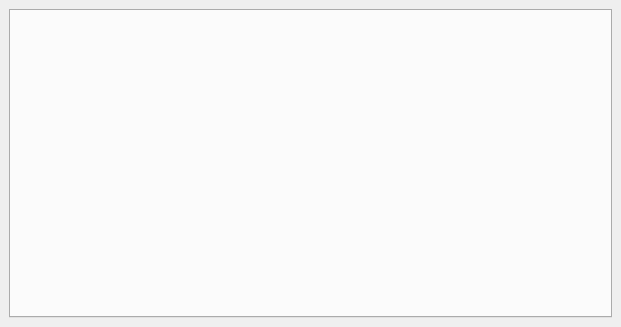
<?xml version="1.0" encoding="UTF-8"?>
<ui version="4.0">
 <class>MainWindow</class>
 <widget class="QMainWindow" name="MainWindow">
  <property name="geometry">
   <rect>
    <x>0</x>
    <y>0</y>
    <width>621</width>
    <height>327</height>
   </rect>
  </property>
  <property name="windowTitle">
   <string>Path of Exile Trade Companion</string>
  </property>
  <widget class="QWidget" name="centralwidget">
   <layout class="QVBoxLayout" name="verticalLayout">
    <item>
     <widget class="QTabWidget" name="tabWidget">
      <property name="currentIndex">
       <number>-1</number>
      </property>
      <property name="usesScrollButtons">
       <bool>true</bool>
      </property>
      <property name="tabsClosable">
       <bool>true</bool>
      </property>
      <property name="movable">
       <bool>true</bool>
      </property>
     </widget>
    </item>
   </layout>
  </widget>
 </widget>
 <resources/>
 <connections/>
</ui>
